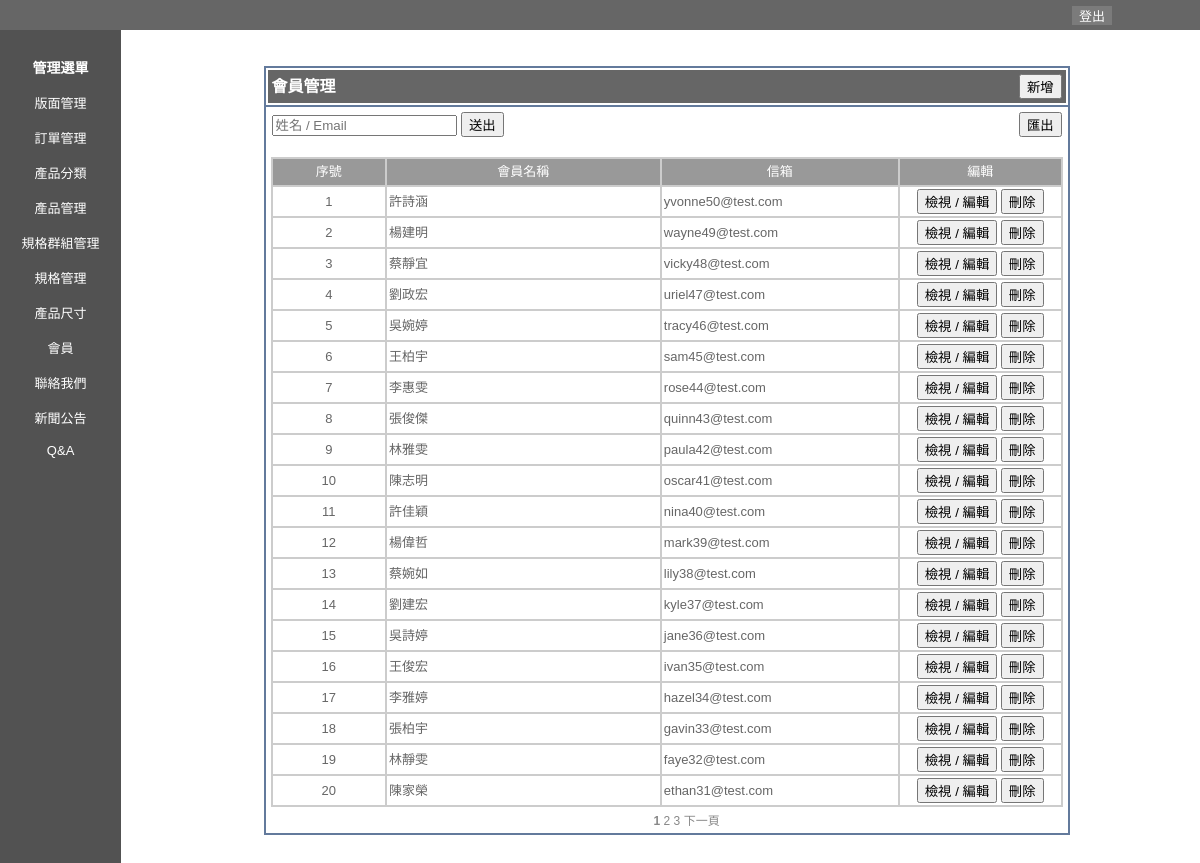
Page /admin/member/list.php (signed in) on the committed database.
### tables this page shows
CREATE TABLE `member` (
  `no` int(11) NOT NULL COMMENT '會員流水號',
  `uptime` datetime DEFAULT CURRENT_TIMESTAMP ON UPDATE CURRENT_TIMESTAMP COMMENT '更新時間',
  `name` varchar(50) NOT NULL COMMENT '真實姓名',
  `member_code` char(11) NOT NULL COMMENT '會員代碼(英數混合9位)',
  `nickname` varchar(50) DEFAULT NULL COMMENT '暱稱(英文名)',
  `sex` int(2) DEFAULT NULL COMMENT '性別',
  `pid` char(10) DEFAULT NULL COMMENT '身分證字號',
  `member_mode` tinyint(4) DEFAULT '1' COMMENT '會員狀態',
  `regtime` datetime DEFAULT CURRENT_TIMESTAMP COMMENT '註冊時間',
  `email` varchar(100) NOT NULL COMMENT '電子郵件',
  `photo` text COMMENT '大頭照',
  `psw` varchar(32) NOT NULL COMMENT '密碼',
  `tel` varchar(20) DEFAULT NULL COMMENT '市內電話',
  `phone` varchar(20) DEFAULT NULL COMMENT '手機號碼',
  `zipcode` varchar(6) DEFAULT NULL COMMENT '郵遞區號',
  `city` varchar(6) DEFAULT NULL COMMENT '居住縣市',
  `area` varchar(20) DEFAULT NULL COMMENT '鄉鎮市區',
  `addr` varchar(255) DEFAULT NULL COMMENT '詳細地址',
  `cp_id` varchar(20) DEFAULT NULL COMMENT '公司統編',
  `cp_title` varchar(64) DEFAULT NULL COMMENT '公司抬頭',
  `birthday` date DEFAULT NULL COMMENT '生日',
  `esend` int(4) DEFAULT '0' COMMENT '訂閱電子報',
  `email_check` int(4) DEFAULT '0' COMMENT '信箱驗證'
);

### admin/member/list.php (the view, shortened to what this page needs)
<?php
require_once("../../include/config.inc.php");
require_once("../../include/DBClass.php");
if (!function_exists('h')) {
  function h($s) { return htmlspecialchars((string)$s, ENT_QUOTES, 'UTF-8'); }
}
$page     = isset($_GET['page']) ? max(1, (int)$_GET['page']) : 1;
$pagesize = 20;
$sh_txt   = isset($_REQUEST['sh_txt']) ? trim($_REQUEST['sh_txt']) : '';
$argument = "&sh_txt=" . urlencode($sh_txt);
$trace    = 0;
$order  = " ORDER BY `no` DESC";
$where  = "";
$params = array();
$memberClass = new DBClass('member', $page, $pagesize);
$result      = $memberClass->getAdminList($where, $order, $trace, $params);
$memberList  = $result['data'];
?>
<html>
<head>
<link href="../style.css" rel="stylesheet" type="text/css" />
</head>
<body leftmargin="0" topmargin="0" marginwidth="0" marginheight="0">
<table width="101%" border="0" cellspacing="0" cellpadding="0">
  <tr>
    <td colspan="2"><?php require_once("../header.php"); ?></td>
  </tr>
  <tr>
    <td width="10%" align="left" valign="top" bgcolor="#525252"><?php require_once("../menu.php"); ?></td>
    <td width="90%" valign="top"><div align="center"><br />
      <br />
      <table width="806" border="1" align="center" cellpadding="2" cellspacing="0" bordercolor="#637A9C">
        <tr>
          <td width="798"><table width="100%" border="0" cellspacing="0" cellpadding="4">
            <tr>
              <td class="tb_menu_title">會員管理</td>
              <td align="right" class="tb_menu_title"><span class="tb_list_title_bt">
                <input name="Submit" type="button" value="新增" onClick="onAdd()" />
              </span></td>
            </tr>
          </table></td>
        </tr>
        <tr>
          <td height="300" align="center" valign="top"><table width="89%">
            <tr>
              <td valign="bottom"><div align="right">
                <table width="790" border="0" align="center" cellpadding="0" cellspacing="0">
                  <tr>
                    <td width="412" height="20" valign="middle">
                      <form name="form2" method="get" action="">
                        <input name="sh_txt" type="text" value="<?php echo h($sh_txt); ?>" placeholder="姓名 / Email">
                        <input type="submit" value="送出">
                      </form>
                    </td>
                    <td width="358" align="right" valign="middle">
                      <form name="form3" method="post" action="excel_tr.php">
                        <input type="submit" value="匯出">
                      </form>
                    </td>
                  </tr>
                </table>
              </div></td>
            </tr>
            <tr>
              <td align="center" valign="top">
                <table width="792" border="1" cellpadding="2" cellspacing="0" bordercolor="#CCCCCC">
                  <tr>
                    <td width="93" height="28" class="tb_list_title">序號</td>
                    <td width="232" align="left" class="tb_list_title">會員名稱</td>
                    <td width="200" align="left" class="tb_list_title">信箱</td>
                    <td width="135" class="tb_list_title">編輯</td>
                  </tr>
                  <?php
                  $no = ($page - 1) * $pagesize;
                  foreach ($memberList as $list_info) {
                    $no++;
                    $code_js = h(json_encode((string)$list_info['member_code']));
                    $name_js = h(json_encode((string)$list_info['name']));
                  ?>
                  <tr>
                    <td class="tb_list_info"><?php echo $no; ?></td>
                    <td class="tb_list_info" style="text-align:left;"><?php echo h($list_info['name']); ?></td>
                    <td class="tb_list_info" style="text-align:left;"><?php echo h($list_info['email']); ?></td>
                    <td class="tb_list_info">
                      <input type="button" class="btn_text" value="檢視 / 編輯" onClick="onEdit(<?php echo $code_js; ?>)" />
                      <input type="button" class="btn_text" value="刪除" onClick="onDel(<?php echo $code_js; ?>, <?php echo $name_js; ?>)" />
                    </td>
                  </tr>
                  <?php } ?>
                </table>
              </td>
            </tr>
            <tr>
              <td align="center" class="page"><span class="wd_white_12">
                <?php echo $memberClass->showPageMenu($argument); ?>
              </span></td>
            </tr>
          </table></td>
        </tr>
      </table>
      <br />
    </div></td>
  </tr>
</table>
</body>
</html>

### admin/style.css (style rules this page uses)
body { font-family:'微軟正黑體',Arial,新細明體,sans-serif; margin:0px; color:#555555; font-size:15px; }
.tb_menu_title,.tb_menu_title a:link,.tb_menu_title a:hover,.tb_menu_title a:visited { font-size: 16px; line-height: 20px; color: #FFFFFF; background-color:#666666; font-weight: bold; text-decoration:none; }
.tb_list_title { font-size: 13px; text-align:center; line-height: 20px; color: #FFFFFF; background-color:#999999; }
.tb_list_info { font-size: 13px; text-align: center; line-height: 20px; background-color: #FFF; color: #666666; }
.page,.page a:link,.page a:visited { font-size:12px; color:#888888; }

### rows in the picture
member: name "許詩涵", email "yvonne50@test.com"
member: name "楊建明", email "wayne49@test.com"
member: name "蔡靜宜", email "vicky48@test.com"
member: name "劉政宏", email "uriel47@test.com"
member: name "吳婉婷", email "tracy46@test.com"
member: name "王柏宇", email "sam45@test.com"
member: name "李惠雯", email "rose44@test.com"
member: name "張俊傑", email "quinn43@test.com"
member: name "林雅雯", email "paula42@test.com"
member: name "陳志明", email "oscar41@test.com"
member: name "許佳穎", email "nina40@test.com"
member: name "楊偉哲", email "mark39@test.com"
member: name "蔡婉如", email "lily38@test.com"
member: name "劉建宏", email "kyle37@test.com"
member: name "吳詩婷", email "jane36@test.com"
member: name "王俊宏", email "ivan35@test.com"
member: name "李雅婷", email "hazel34@test.com"
member: name "張柏宇", email "gavin33@test.com"
member: name "林靜雯", email "faye32@test.com"
member: name "陳家榮", email "ethan31@test.com"
